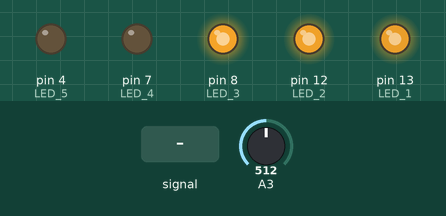
This sketch was run on a simulated Arduino Uno, built with avr-gcc and run on an emulated ATmega328P. On the bench: output pins drawn as LEDs (lit = HIGH). Inputs (shaded band) come from the test bench; at power-on: A3 = 512.

Above: at 1.2 s.
1.3 s: A3 fed a 200 Hz sine of ±255 counts around its level
At 2.5 s:
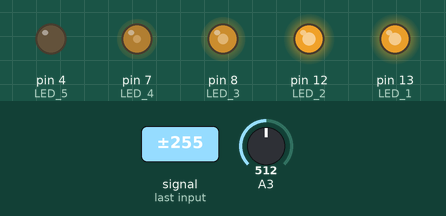
2.8 s: A3 set to 610
At 3.4 s:
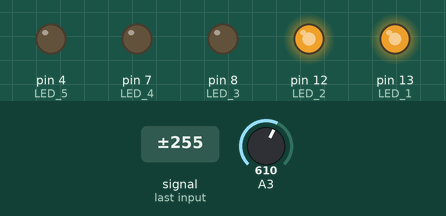
4.3 s: A3 fed a 1000 Hz sine of ±255 counts around its level
At 5.0 s:
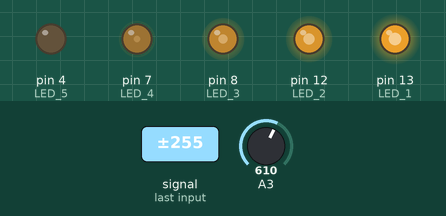
5.8 s: A3 fed a 2 Hz sine of ±306 counts around its level
At 6.68 s:
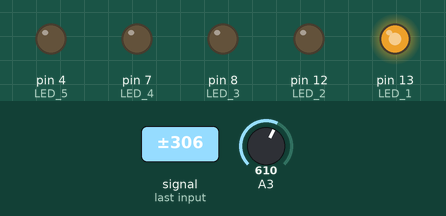
8.8 s: A3 set to 1023
At 10.0 s:
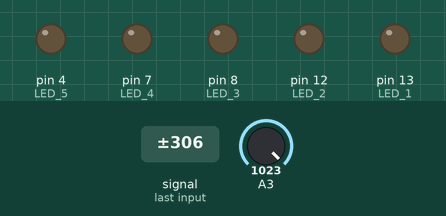
10.3 s: A3 set to 190
At 11.3 s:
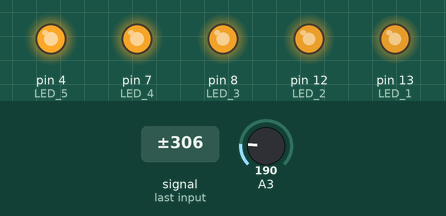
Timing chart, 0 to 12.8 s (numbered marks = the images above; inputs shaded):
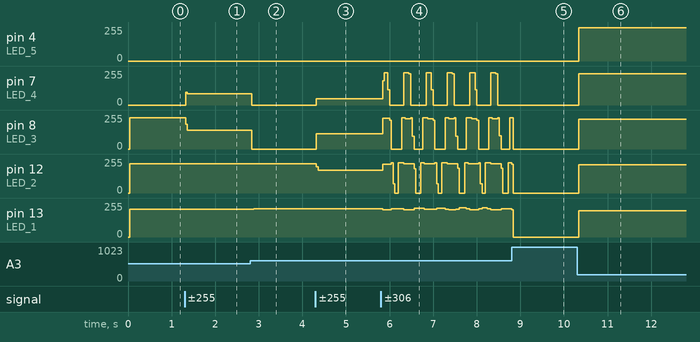

Measured:
- after the input at 1.3 s, pin 7 (LED_4): 0/255 → 86/255 at once; pin 8 (LED_3): 234/255 → 140/255 at once
- after the input at 2.8 s, pin 7 (LED_4): 86/255 → 0/255 at once; pin 8 (LED_3): 140/255 → 0/255 at once; pin 13 (LED_1): 207/255 → 213/255 after 0.08 s
- after the input at 4.3 s, pin 7 (LED_4): 0/255 → 46/255 at once; pin 8 (LED_3): 0/255 → 113/255 at once; pin 12 (LED_2): 221/255 → 169/255 at once
- after the input at 8.8 s, pin 7 (LED_4): stops changing and stays 0/255
- after the input at 10.3 s, pin 4 (LED_5): 0/255 → 248/255 at once; pin 7 (LED_4): 0/255 → 236/255 at once; pin 8 (LED_3): 0/255 → 223/255 at once; pin 12 (LED_2): 0/255 → 211/255 at once; pin 13 (LED_1): 0/255 → 198/255 at once

The sketch:

LdrLedsProgressivos.pde
```cpp
int luz;

void setup() {
  //Inicia uma comunicacao serial a 9600 kpbs
  Serial.begin(57600);

  //Define o pino 3 como INPUT
  pinMode(3, INPUT);

  //Define os pinos 4, 7, 8, 12 e 13 como OUTPUT
  pinMode(4, OUTPUT);  //LED 5
  pinMode(7, OUTPUT);  //LED 4
  pinMode(8, OUTPUT);  //LED 3
  pinMode(12, OUTPUT); //LED 2
  pinMode(13, OUTPUT); //LED 1
}

void loop() {
  //Le o pino 3 analogico
  luz = analogRead(3);

  digitalWrite(13, LOW);
  digitalWrite(12, LOW);
  digitalWrite(8, LOW);
  digitalWrite(7, LOW);
  digitalWrite(4, LOW);

  if(luz < 200) {
    digitalWrite(4, HIGH);
  }
  if(luz < 400) {
    digitalWrite(7, HIGH);
  }
  if(luz < 600) {
    digitalWrite(8, HIGH);
  }
  if(luz < 800) {
    digitalWrite(12, HIGH);
  }
  if(luz < 1023) {
    digitalWrite(13, HIGH);
  }
}
```
